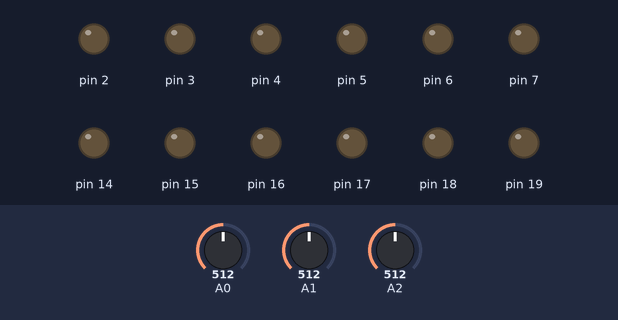
Simulated run of this sketch. Board: Arduino Uno, built with avr-gcc and run on an emulated ATmega328P. On the bench: output pins drawn as LEDs (lit = HIGH). Inputs (shaded band) come from the test bench; at power-on: A1 = 512, A0 = 512, A2 = 512. Pins used as bus, display or sensor lines are not drawn; what the sketch prints to the serial monitor is not drawn.

Above: at 0.8 s.
0.9 s: A1 set to 48
2.4 s: A1 set to 41
At 3.6 s:
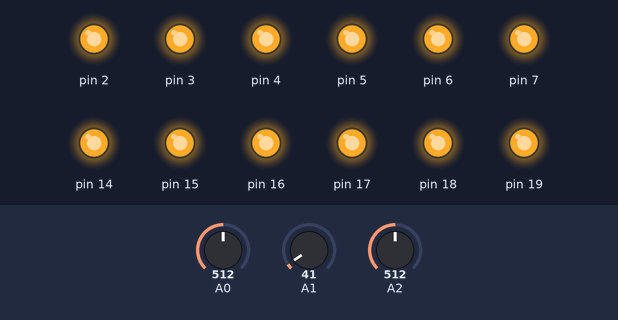
3.9 s: A1 set to 122
At 4.7 s:
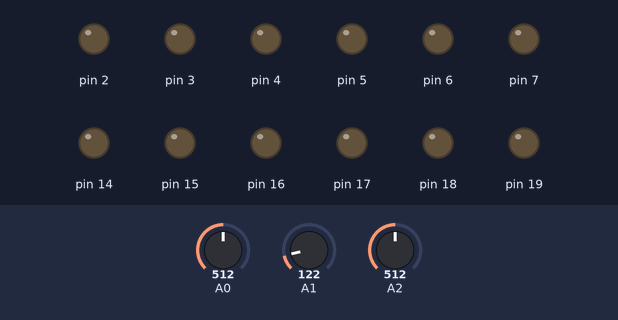
5.4 s: A1 set to 0
At 5.8 s:
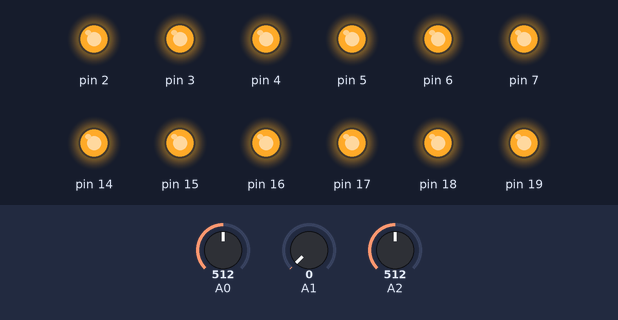
Timing chart, 0 to 7.9 s (numbered marks = the images above; inputs shaded):
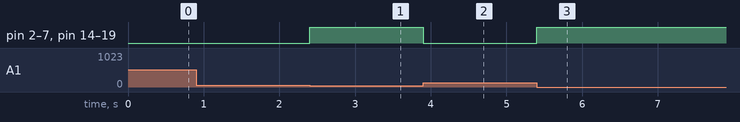

The sketch:

Exp_19_Obs_2.ino
```cpp
#include<avr/io.h>
#include<util/delay.h>
#define checkbit(x,y)((x)&(y))
#define bitn(p)(0x01<<(p))
int main (void)
{
  int left,right,up;
  DDRD =0xFF;
  Serial.begin(2000000);
  DDRC =0xFF;
  while(1)
{
  ADMUX =0x40;
  ADCSRA =0xC7;
  while(checkbit(ADCSRA,bitn(ADSC)));
  right = ADCW;
  ADMUX =0x41;
  ADCSRA =0xC7;
  while(checkbit(ADCSRA,bitn(ADSC)));
  left =ADCW;
  while(checkbit(ADCSRA,bitn(ADSC)));
  up =ADCW;
  ADMUX =0x42;
  ADCSRA =0xC7;
  Serial.println(left);
  Serial.println(right);
  Serial.println(up);
   if(right<45)
  {
    PORTB =0xFF;
  }
    else
  {
    PORTB =0x00;
  }
    if(left<45)
  {
    PORTC =0xFF;
  }
    else
  {
    PORTC =0x00;
  }
      if(left<45)
  {
    PORTD =0xFF;
  }
    else
  {
    PORTD =0x00;
  }
 }
}
```

Measured:
- the behaviour switches between 45 and 44 on A1 (found by bisection; images 0 and 1)
- after the input at 2.4 s, pin 2–7, pin 14–19: LOW → HIGH at once
- after the input at 3.9 s, pin 2–7, pin 14–19: HIGH → LOW at once
- after the input at 5.4 s, pin 2–7, pin 14–19: LOW → HIGH at once
